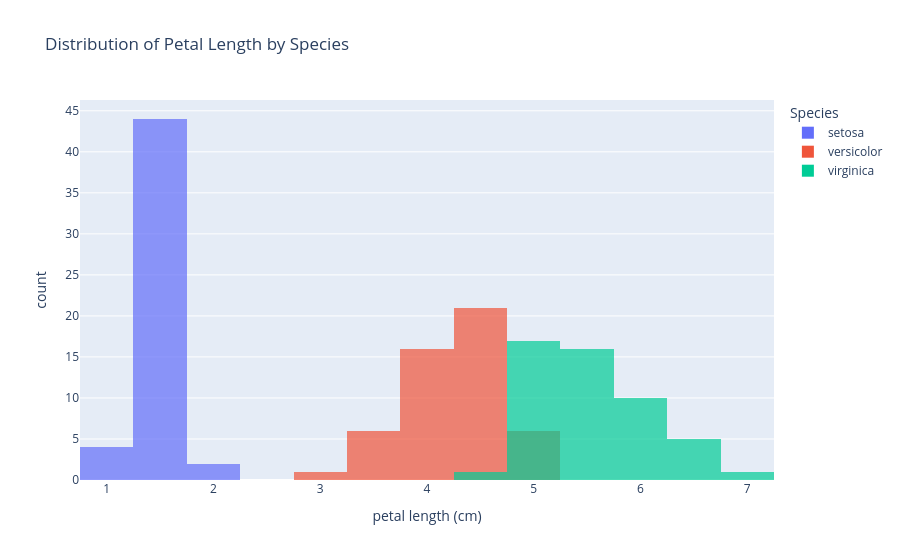

The notebook cell saved with this chart:
### Markdown cell above
Histogram - rozkład danych

### Code cell
fig = px.histogram(iris_df, x='petal length (cm)', color='Species',
                   nbins=15, opacity=0.7,
                   title='Distribution of Petal Length by Species')
fig.update_layout(barmode='overlay')
fig.show()

### Figure 1 — Plotly figure (JSON) as saved in the notebook; plotly's stock layout.template omitted (floating-point values rounded to 4 significant figures)
{"data": [{"bingroup": "x", "hovertemplate": "Species=setosa<br>petal length (cm)=%{x}<br>count=%{y}<extra></extra>", "legendgroup": "setosa", "marker": {"color": "#636efa", "opacity": 0.7, "pattern": {"shape": ""}}, "name": "setosa", "nbinsx": 15, "orientation": "v", "showlegend": true, "type": "histogram", "x": [1.4, 1.4, 1.3, 1.5, 1.4, 1.7, 1.4, 1.5, 1.4, 1.5, 1.5, 1.6, 1.4, 1.1, 1.2, 1.5, 1.3, 1.4, 1.7, 1.5, 1.7, 1.5, 1.0, 1.7, 1.9, 1.6, 1.6, 1.5, 1.4, 1.6, 1.6, 1.5, 1.5, 1.4, 1.5, 1.2, 1.3, 1.4, 1.3, 1.5, 1.3, 1.3, 1.3, 1.6, 1.9, 1.4, 1.6, 1.4, 1.5, 1.4], "xaxis": "x", "yaxis": "y"}, {"bingroup": "x", "hovertemplate": "Species=versicolor<br>petal length (cm)=%{x}<br>count=%{y}<extra></extra>", "legendgroup": "versicolor", "marker": {"color": "#EF553B", "opacity": 0.7, "pattern": {"shape": ""}}, "name": "versicolor", "nbinsx": 15, "orientation": "v", "showlegend": true, "type": "histogram", "x": [4.7, 4.5, 4.9, 4.0, 4.6, 4.5, 4.7, 3.3, 4.6, 3.9, 3.5, 4.2, 4.0, 4.7, 3.6, 4.4, 4.5, 4.1, 4.5, 3.9, 4.8, 4.0, 4.9, 4.7, 4.3, 4.4, 4.8, 5.0, 4.5, 3.5, 3.8, 3.7, 3.9, 5.1, 4.5, 4.5, 4.7, 4.4, 4.1, 4.0, 4.4, 4.6, 4.0, 3.3, 4.2, 4.2, 4.2, 4.3, 3.0, 4.1], "xaxis": "x", "yaxis": "y"}, {"bingroup": "x", "hovertemplate": "Species=virginica<br>petal length (cm)=%{x}<br>count=%{y}<extra></extra>", "legendgroup": "virginica", "marker": {"color": "#00cc96", "opacity": 0.7, "pattern": {"shape": ""}}, "name": "virginica", "nbinsx": 15, "orientation": "v", "showlegend": true, "type": "histogram", "x": [6.0, 5.1, 5.9, 5.6, 5.8, 6.6, 4.5, 6.3, 5.8, 6.1, 5.1, 5.3, 5.5, 5.0, 5.1, 5.3, 5.5, 6.7, 6.9, 5.0, 5.7, 4.9, 6.7, 4.9, 5.7, 6.0, 4.8, 4.9, 5.6, 5.8, 6.1, 6.4, 5.6, 5.1, 5.6, 6.1, 5.6, 5.5, 4.8, 5.4, 5.6, 5.1, 5.1, 5.9, 5.7, 5.2, 5.0, 5.2, 5.4, 5.1], "xaxis": "x", "yaxis": "y"}], "layout": {"barmode": "overlay", "legend": {"title": {"text": "Species"}, "tracegroupgap": 0}, "title": {"text": "Distribution of Petal Length by Species"}, "xaxis": {"anchor": "y", "domain": [0, 1], "title": {"text": "petal length (cm)"}}, "yaxis": {"anchor": "x", "domain": [0, 1], "title": {"text": "count"}}}}
